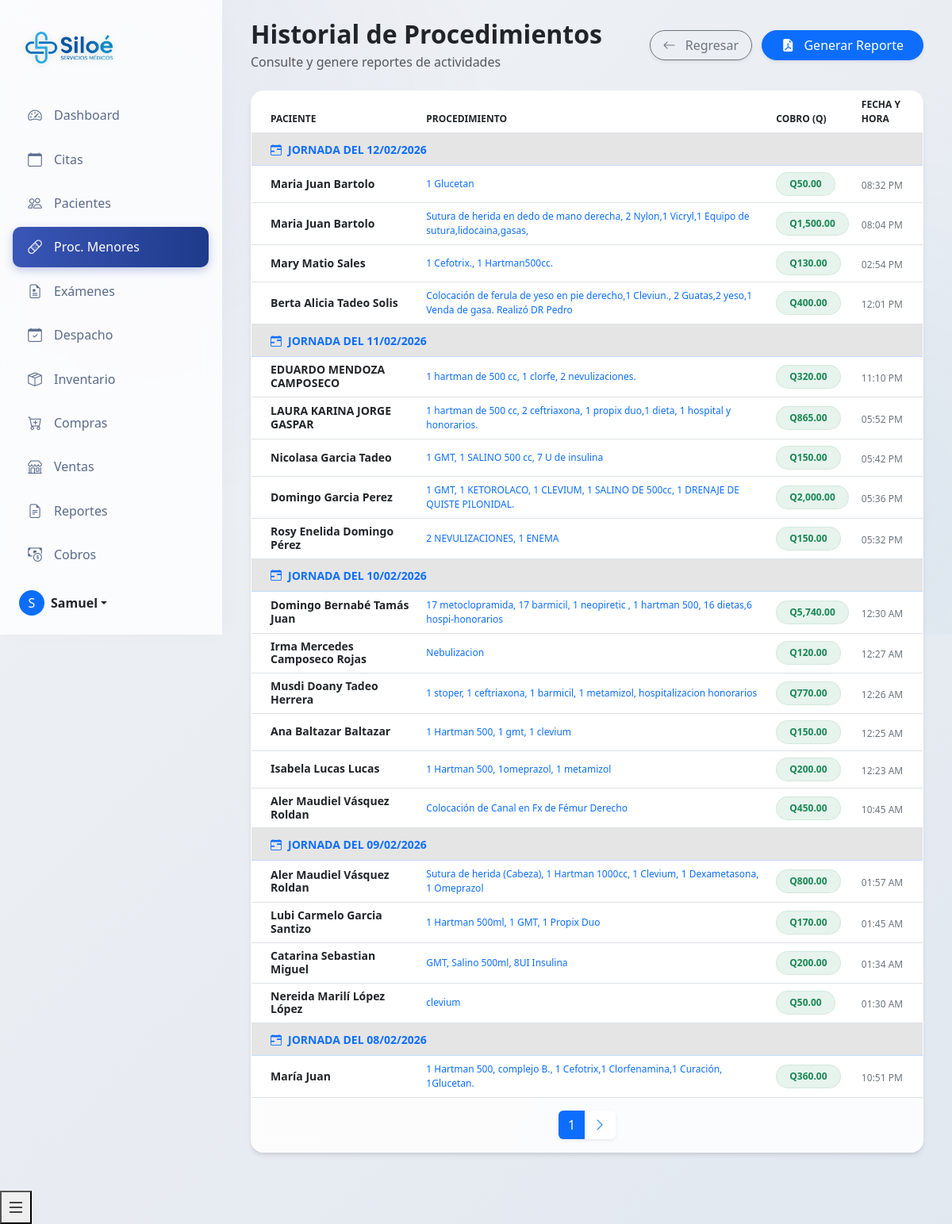
/php/minor_procedures/historial_procedimientos.php (signed in), run on the app's committed database.
### tables this page shows
CREATE TABLE `procedimientos_menores` (
  `id_procedimiento` int DEFAULT NULL,
  `id_paciente` int NOT NULL,
  `nombre_paciente` varchar(255) NOT NULL,
  `procedimiento` varchar(255) NOT NULL COMMENT 'Nombre del procedimiento (ej. Sutura, Curación)',
  `cobro` decimal(10,2) NOT NULL,
  `fecha_procedimiento` timestamp NULL DEFAULT CURRENT_TIMESTAMP,
  `usuario` varchar(255) DEFAULT NULL
);

### php/minor_procedures/historial_procedimientos.php (the view, shortened to what this page needs)
<?php
include_once '../../includes/header.php';
$limit = 20;
$page = isset($_GET['page']) ? (int)$_GET['page'] : 1;
$offset = ($page > 1) ? ($page - 1) * $limit : 0;
try {
    $database = new Database();
    $conn = $database->getConnection();
    $stmt_count = $conn->query("SELECT COUNT(*) as total FROM procedimientos_menores");
    $total_registros = $stmt_count->fetch(PDO::FETCH_ASSOC)['total'];
    $total_paginas = ceil($total_registros / $limit);
    $stmt = $conn->prepare("
        SELECT id_procedimiento, nombre_paciente, procedimiento, cobro, fecha_procedimiento
        FROM procedimientos_menores
        ORDER BY fecha_procedimiento DESC
        LIMIT :limit OFFSET :offset
    ");
    $stmt->bindParam(':limit', $limit, PDO::PARAM_INT);
    $stmt->bindParam(':offset', $offset, PDO::PARAM_INT);
    $stmt->execute();
    $procedimientos = $stmt->fetchAll(PDO::FETCH_ASSOC);
} catch (Exception $e) {
    $procedimientos = [];
    $total_paginas = 1;
    $error_message = "Error de conexión: " . $e->getMessage();
}
?>
<link rel="stylesheet" href="../../assets/css/dashboard-reengineered.css">
<link rel="stylesheet" href="https://cdnjs.cloudflare.com/ajax/libs/animate.css/4.1.1/animate.min.css">
<link rel="stylesheet" href="https://cdn.jsdelivr.net/npm/flatpickr/dist/flatpickr.min.css">
<div class="dashboard-wrapper">
    <div class="sidebar-glass p-3 d-flex flex-column">
        <div class="brand-section">
            <div class="d-flex align-items-center mb-3 mb-md-0 me-md-auto text-decoration-none">
                <img src="../../assets/img/siloe.png" alt="Logo" style="height: 40px; margin-right: 15px; filter: drop-shadow(0 2px 4px rgba(0,0,0,0.1));">
            </div>
        </div>
        <ul class="nav nav-pills flex-column mb-auto">
            <li class="nav-item">
                <a href="../dashboard/index.php" class="nav-link">
                    <i class="bi bi-speedometer2"></i>
                    Dashboard
                </a>
            </li>
            <?php if ($_SESSION['tipoUsuario'] === 'admin' || $_SESSION['tipoUsuario'] === 'user'): ?>
            <li>
                <a href="../appointments/index.php" class="nav-link">
                    <i class="bi bi-calendar"></i>
                    Citas
                </a>
            </li>
            <?php endif; ?>
            <?php if ($_SESSION['tipoUsuario'] === 'admin' || $_SESSION['tipoUsuario'] === 'doc' || $_SESSION['tipoUsuario'] === 'user'): ?>
            <li>
                <a href="../patients/index.php" class="nav-link">
                    <i class="bi bi-people"></i>
                    Pacientes
                </a>
            </li>
            <?php endif; ?>
            <?php if ($_SESSION['tipoUsuario'] === 'admin' || $_SESSION['tipoUsuario'] === 'user'): ?>
                <li>
                    <a href="../minor_procedures/index.php" class="nav-link active">
                        <i class="bi bi-bandaid"></i>
                        Proc. Menores
                    </a>
                </li>
                <li>
                    <a href="../examinations/index.php" class="nav-link">
                        <i class="bi bi-file-earmark-medical"></i>
                        Exámenes
                    </a>
                </li>
            <?php endif; ?>
            <?php if ($_SESSION['tipoUsuario'] === 'admin' || $_SESSION['tipoUsuario'] === 'user'): ?>
            <li>
                <a href="../dispensary/index.php" class="nav-link">
                    <i class="bi bi-calendar-check"></i>
                    Despacho
                </a>
            </li>
            <li>
                <a href="../inventory/index.php" class="nav-link">
                    <i class="bi bi-box-seam"></i>
                    Inventario
                </a>
            </li>
            <?php endif; ?>
            <?php if ($_SESSION['tipoUsuario'] === 'admin'): ?>
            <li>
                <a href="../purchases/index.php" class="nav-link">
                    <i class="bi bi-cart-plus"></i>
                    Compras
                </a>
            </li>
            <li>
                <a href="../sales/index.php" class="nav-link">
                    <i class="bi bi-shop"></i>
                    Ventas
                </a>
            </li>
            <li>
                <a href="../reports/index.php" class="nav-link">
                    <i class="bi bi-file-earmark-text"></i>
                    Reportes
                </a>
            </li>
            <?php endif; ?>
            <?php if ($_SESSION['tipoUsuario'] === 'admin' || $_SESSION['tipoUsuario'] === 'user'): ?>
            <li>
                <a href="../billing/index.php" class="nav-link">
                    <i class="bi bi-cash-coin"></i>
                    Cobros
                </a>
            </li>
            <?php endif; ?>
        </ul>
        <div class="mt-auto">
            <div class="dropdown">
                <a href="#" class="d-flex align-items-center text-decoration-none dropdown-toggle p-2 rounded hover-effect" id="dropdownUser1" data-bs-toggle="dropdown" aria-expanded="false" style="color: var(--text-color);">
                    <div class="avatar-circle me-2 bg-primary text-white d-flex align-items-center justify-content-center rounded-circle" style="width: 32px; height: 32px;">
                        <?php echo strtoupper(substr($_SESSION['nombre'], 0, 1)); ?>
                    </div>
                    <strong><?php echo htmlspecialchars($_SESSION['nombre']); ?></strong>
                </a>
            </div>
        </div>
    </div>
    <div class="main-content-glass">
        <div class="container-fluid">
            <div class="d-flex flex-column flex-md-row justify-content-between align-items-center mb-4 animate__animated animate__fadeInDown">
                <div class="mb-3 mb-md-0">
                    <h2 class="fw-bold text-dark mb-1">Historial de Procedimientos</h2>
                    <p class="text-muted mb-0">Consulte y genere reportes de actividades</p>
                </div>
                <div>
                     <a href="index.php" class="btn btn-outline-secondary rounded-pill px-3 shadow-sm me-2">
                        <i class="bi bi-arrow-left me-2"></i> Regresar
                    </a>
                    <button type="button" class="btn btn-primary rounded-pill px-4 shadow-sm" data-bs-toggle="modal" data-bs-target="#reportModal">
                        <i class="bi bi-file-earmark-pdf-fill me-2"></i> Generar Reporte
                    </button>
                </div>
            </div>
             <div class="card-glass animate__animated animate__fadeInUp animate__delay-1s">
                <div class="card-body p-0">
                    <div class="table-responsive">
                        <table class="table table-hover mb-0" style="background: transparent;">
                            <thead class="bg-light bg-opacity-50 text-uppercase text-xs font-weight-bolder opacity-7">
                                <tr>
                                    <th class="ps-4">Paciente</th>
                                    <th>Procedimiento</th>
                                    <th>Cobro (Q)</th>
                                    <th>Fecha y Hora</th>
                                </tr>
                            </thead>
                            <tbody>
                                <?php if (empty($procedimientos)): ?>
                                    <tr>
                                        <td colspan="4" class="text-center py-5 text-muted">
                                            <i class="bi bi-clipboard-x fs-1 d-block mb-3"></i>
                                            No se encontraron registros recientes
                                        </td>
                                    </tr>
                                <?php else: ?>
                                    <?php
                                    $prev_jornada = null;
                                    foreach ($procedimientos as $proc):
                                        $timestamp = strtotime($proc['fecha_procedimiento']);
                                        $hora = (int)date('H', $timestamp);
                                        $fecha_base = date('Y-m-d', $timestamp);
                                        if ($hora < 8) {
                                            $jornada_date = date('Y-m-d', strtotime('-1 day', $timestamp));
                                        } else {
                                            $jornada_date = $fecha_base;
                                        }
                                        if ($jornada_date !== $prev_jornada):
                                            $display_date = date('d/m/Y', strtotime($jornada_date));
                                            if ($jornada_date == date('Y-m-d')) {
                                                $display_text = "Jornada de Hoy ($display_date)";
                                            } elseif ($jornada_date == date('Y-m-d', strtotime('-1 day'))) {
                                                $display_text = "Jornada de Ayer ($display_date)";
                                            } else {
                                                $display_text = "Jornada del " . $display_date;
                                            }
                                    ?>
                                        <tr class="table-active bg-primary bg-opacity-10 border-bottom border-primary border-opacity-25">
                                            <td colspan="4" class="py-2 ps-4">
                                                <small class="text-primary fw-bold text-uppercase tracking-wider">
                                                    <i class="bi bi-calendar-range me-2"></i><?php echo $display_text; ?>
                                                </small>
                                            </td>
                                        </tr>
                                    <?php
                                        $prev_jornada = $jornada_date;
                                        endif;
                                    ?>
                                        <tr class="align-middle">
                                            <td class="ps-4">
                                                <div class="d-flex flex-column justify-content-center">
                                                    <h6 class="mb-0 text-sm fw-bold text-dark"><?php echo htmlspecialchars($proc['nombre_paciente']); ?></h6>
                                                </div>
                                            </td>
                                            <td>
                                                <p class="text-xs font-weight-bold mb-0 text-primary"><?php echo htmlspecialchars($proc['procedimiento']); ?></p>
                                            </td>
                                            <td>
                                                <span class="badge bg-success bg-opacity-10 text-success fw-bold px-3 py-2 border border-success border-opacity-10 rounded-pill">
                                                    Q<?php echo number_format($proc['cobro'], 2); ?>
                                                </span>
                                            </td>
                                            <td>
                                                <span class="text-secondary text-xs font-weight-bold">
                                                    <?php echo date('h:i A', strtotime($proc['fecha_procedimiento'])); ?>
                                                </span>
                                            </td>
                                        </tr>
                                    <?php endforeach; ?>
                                <?php endif; ?>
                            </tbody>
                        </table>
                    </div>
                </div>
                 <?php if ($total_paginas > 1): ?>
                <div class="card-footer border-0 p-3 bg-transparent">
                    <nav aria-label="Paginación de procedimientos">
                        <ul class="pagination justify-content-center mb-0">
                            <li class="page-item active">
                                <span class="page-link border-0 shadow-sm bg-primary border-primary"><?php echo $page; ?></span>
                            </li>
                            <?php if ($page < $total_paginas): ?>
                                <li class="page-item">
                                    <a class="page-link rounded-end border-0 shadow-sm" href="?page=<?php echo $page + 1; ?>">
                                        <i class="bi bi-chevron-right"></i>
                                    </a>
                                </li>
                            <?php endif; ?>
                        </ul>
                    </nav>
                 </div>
                 <?php endif; ?>
            </div>
        </div>
    </div>
</div>
<button class="mobile-nav-toggle" id="sidebarToggle">
    <i class="bi bi-list fs-4"></i>
</button>
<?php include_once '../../includes/footer.php'; ?>

### assets/css/dashboard-reengineered.css (style rules this page uses)
:root { --dash-primary: #3a56b7; --dash-secondary: #1e3a8a; --dash-accent: #2a9cc8; --dash-success: #1cc88a; --dash-warning: #f6c23e; --dash-info: #36b9cc; --dash-danger: #e74a3b; --dash-dark: #2d3748; --dash-light: #f8f9fc; --dash-glass-bg: rgba(255, 255, 255, 0.85); --dash-glass-border: 1px solid rgba(255, 255, 255, 0.4); --dash-shadow-soft: 0 4px 6px -1px rgba(0, 0, 0, 0.1), 0 2px 4px -1px rgba(0, 0, 0, 0.06); --dash-shadow-hover: 0 10px 15px -3px rgba(0, 0, 0, 0.1), 0 4px 6px -2px rgba(0, 0, 0, 0.05); }
body { background: linear-gradient(135deg, #f0f2f5 0%, #e2e8f0 100%); min-height: 100vh; }
body::before { content: ''; position: fixed; top: 0; left: 0; width: 100vw; height: 100vh; background: radial-gradient(circle at 10% 20%, rgba(58, 86, 183, 0.05) 0%, rgba(0, 0, 0, 0) 40%), radial-gradient(circle at 90% 80%, rgba(42, 156, 200, 0.05) 0%, rgba(0, 0, 0, 0) 40%); z-index: -1; pointer-events: none; }
.dashboard-wrapper { display: flex; min-height: 100vh; overflow-x: hidden; }
.sidebar-glass { width: 280px; background: rgba(255, 255, 255, 0.8) !important; backdrop-filter: blur(12px); -webkit-backdrop-filter: blur(12px); border-right: var(--dash-glass-border); height: 100vh; position: fixed; top: 0; left: 0; z-index: 1000; overflow-y: auto; transition: all 0.3s ease; box-shadow: 4px 0 24px rgba(0, 0, 0, 0.02); }
.sidebar-glass .nav-link { color: #5a6b8c; border-radius: 10px; margin-bottom: 5px; padding: 12px 16px; font-weight: 500; transition: all 0.2s ease; display: flex; align-items: center; }
.sidebar-glass .nav-link.active { background: linear-gradient(90deg, var(--dash-primary), var(--dash-secondary)) !important; color: white !important; box-shadow: 0 4px 12px rgba(58, 86, 183, 0.3); }
.sidebar-glass .nav-link i { font-size: 1.1rem; width: 24px; text-align: center; margin-right: 12px !important; }
.brand-section { padding: 1.5rem 1rem; margin-bottom: 1rem; }
.main-content-glass { flex-grow: 1; margin-left: 280px; padding: 1.5rem; transition: all 0.3s cubic-bezier(0.4, 0, 0.2, 1); }
.card-glass { background: var(--dash-glass-bg); backdrop-filter: blur(10px); -webkit-backdrop-filter: blur(10px); border: var(--dash-glass-border); border-radius: 16px; box-shadow: var(--dash-shadow-soft); transition: all 0.3s cubic-bezier(0.4, 0, 0.2, 1); overflow: hidden; margin-bottom: 1.5rem; }
h1, h2, h3, h4, h5, h6 { color: var(--dash-dark); font-weight: 700; }
.text-xs { font-size: 0.75rem; }
.text-sm { font-size: 0.875rem; }
.animate-fade-in-up { animation: fadeInUp 0.6s cubic-bezier(0.2, 0.8, 0.2, 1) forwards; }

### includes/header.php (style rules this page uses)
.bi::before { font-family: 'Bootstrap Icons', sans-serif; }

### data on the page
procedimientos_menores: fecha_procedimiento "JORNADA DEL 12/02/2026", nombre_paciente "Maria Juan Bartolo", procedimiento "1 Glucetan", cobro "50.00", fecha_procedimiento "08:32 PM"
procedimientos_menores: nombre_paciente "Maria Juan Bartolo", procedimiento "Sutura de herida en dedo de mano derecha, 2 Nylon,1 Vicryl,1 Equipo de sutura,lidocaina,gasas,", cobro "1,500.00", fecha_procedimiento "08:04 PM"
procedimientos_menores: nombre_paciente "Mary Matio Sales", procedimiento "1 Cefotrix., 1 Hartman500cc.", cobro "130.00", fecha_procedimiento "02:54 PM"
procedimientos_menores: nombre_paciente "Berta Alicia Tadeo Solis", procedimiento "Colocación de ferula de yeso en pie derecho,1 Cleviun., 2 Guatas,2 yeso,1 Venda de gasa. Realizó DR Pedro", cobro "400.00", fecha_procedimiento "12:01 PM"
procedimientos_menores: fecha_procedimiento "JORNADA DEL 11/02/2026", nombre_paciente "EDUARDO MENDOZA CAMPOSECO", procedimiento "1 hartman de 500 cc, 1 clorfe, 2 nevulizaciones.", cobro "320.00", fecha_procedimiento "11:10 PM"
procedimientos_menores: nombre_paciente "LAURA KARINA JORGE GASPAR", procedimiento "1 hartman de 500 cc, 2 ceftriaxona, 1 propix duo,1 dieta, 1 hospital y honorarios.", cobro "865.00", fecha_procedimiento "05:52 PM"
procedimientos_menores: nombre_paciente "Nicolasa Garcia Tadeo", procedimiento "1 GMT, 1 SALINO 500 cc, 7 U de insulina", cobro "150.00", fecha_procedimiento "05:42 PM"
procedimientos_menores: nombre_paciente "Domingo Garcia Perez", procedimiento "1 GMT, 1 KETOROLACO, 1 CLEVIUM, 1 SALINO DE 500cc, 1 DRENAJE DE QUISTE PILONIDAL.", cobro "2,000.00", fecha_procedimiento "05:36 PM"
procedimientos_menores: nombre_paciente "Rosy Enelida Domingo Pérez", procedimiento "2 NEVULIZACIONES, 1 ENEMA", cobro "150.00", fecha_procedimiento "05:32 PM"
procedimientos_menores: fecha_procedimiento "JORNADA DEL 10/02/2026", nombre_paciente "Domingo Bernabé Tamás Juan", procedimiento "17 metoclopramida, 17 barmicil, 1 neopiretic , 1 hartman 500, 16 dietas,6 hospi-honorarios", cobro "5,740.00", fecha_procedimiento "12:30 AM"
procedimientos_menores: nombre_paciente "Irma Mercedes Camposeco Rojas", procedimiento "Nebulizacion", cobro "120.00", fecha_procedimiento "12:27 AM"
procedimientos_menores: nombre_paciente "Musdi Doany Tadeo Herrera", procedimiento "1 stoper, 1 ceftriaxona, 1 barmicil, 1 metamizol, hospitalizacion honorarios", cobro "770.00", fecha_procedimiento "12:26 AM"
procedimientos_menores: nombre_paciente "Ana Baltazar Baltazar", procedimiento "1 Hartman 500, 1 gmt, 1 clevium", cobro "150.00", fecha_procedimiento "12:25 AM"
procedimientos_menores: nombre_paciente "Isabela Lucas Lucas", procedimiento "1 Hartman 500, 1omeprazol, 1 metamizol", cobro "200.00", fecha_procedimiento "12:23 AM"
procedimientos_menores: nombre_paciente "Aler Maudiel Vásquez Roldan", procedimiento "Colocación de Canal en Fx de Fémur Derecho", cobro "450.00", fecha_procedimiento "10:45 AM"
procedimientos_menores: fecha_procedimiento "JORNADA DEL 09/02/2026", nombre_paciente "Aler Maudiel Vásquez Roldan", procedimiento "Sutura de herida (Cabeza), 1 Hartman 1000cc, 1 Clevium, 1 Dexametasona, 1 Omeprazol", cobro "800.00", fecha_procedimiento "01:57 AM"
procedimientos_menores: nombre_paciente "Lubi Carmelo Garcia Santizo", procedimiento "1 Hartman 500ml, 1 GMT, 1 Propix Duo", cobro "170.00", fecha_procedimiento "01:45 AM"
procedimientos_menores: nombre_paciente "Catarina Sebastian Miguel", procedimiento "GMT, Salino 500ml, 8UI Insulina", cobro "200.00", fecha_procedimiento "01:34 AM"
procedimientos_menores: nombre_paciente "Nereida Marilí López López", procedimiento "clevium", cobro "50.00", fecha_procedimiento "01:30 AM"
procedimientos_menores: fecha_procedimiento "JORNADA DEL 08/02/2026", nombre_paciente "María Juan", procedimiento "1 Hartman 500, complejo B., 1 Cefotrix,1 Clorfenamina,1 Curación, 1Glucetan.", cobro "360.00", fecha_procedimiento "10:51 PM"

### other printed values
substr($_SESSION['nombre'], 0, 1) "S"
$_SESSION['nombre'] "Samuel"
$page "1"
